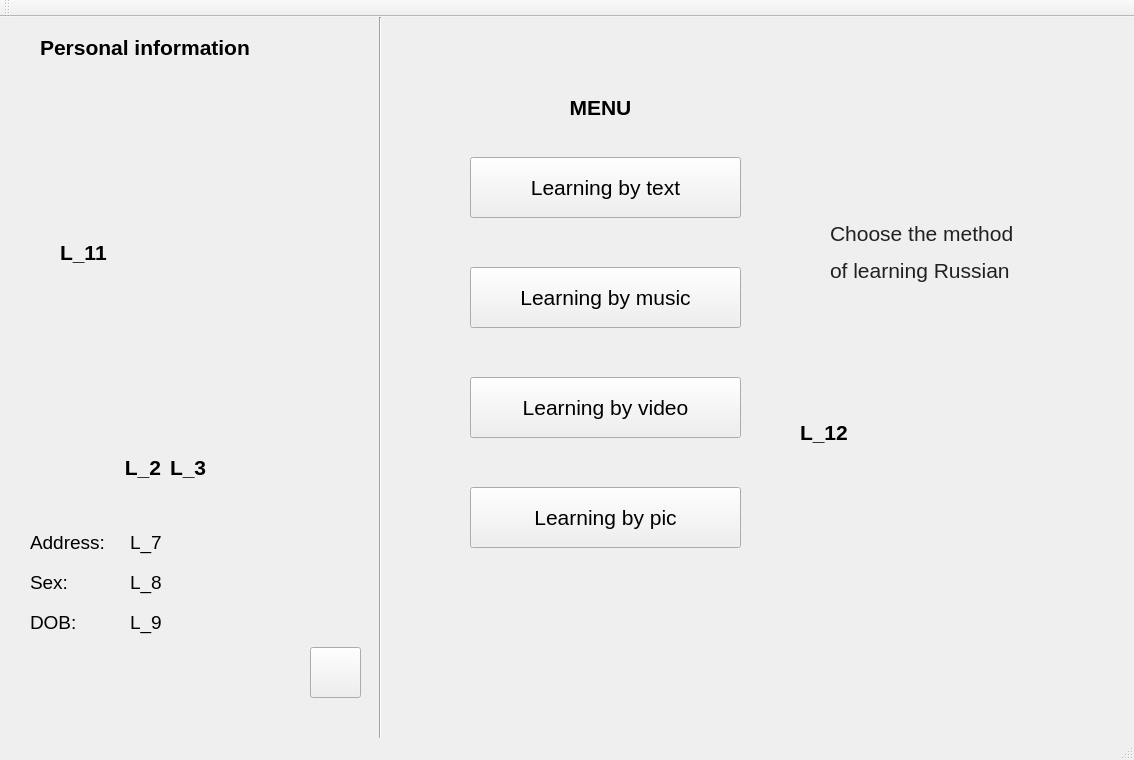
<?xml version="1.0" encoding="UTF-8"?>
<ui version="4.0">
 <class>MainWindow</class>
 <widget class="QMainWindow" name="MainWindow">
  <property name="geometry">
   <rect>
    <x>0</x>
    <y>0</y>
    <width>1134</width>
    <height>760</height>
   </rect>
  </property>
  <property name="windowTitle">
   <string>MainWindow</string>
  </property>
  <property name="autoFillBackground">
   <bool>false</bool>
  </property>
  <widget class="QWidget" name="centralWidget">
   <widget class="Line" name="line">
    <property name="geometry">
     <rect>
      <x>370</x>
      <y>0</y>
      <width>20</width>
      <height>731</height>
     </rect>
    </property>
    <property name="orientation">
     <enum>Qt::Vertical</enum>
    </property>
   </widget>
   <widget class="QLabel" name="label">
    <property name="geometry">
     <rect>
      <x>40</x>
      <y>10</y>
      <width>301</width>
      <height>41</height>
     </rect>
    </property>
    <property name="font">
     <font>
      <pointsize>16</pointsize>
      <weight>75</weight>
      <bold>true</bold>
     </font>
    </property>
    <property name="text">
     <string>Personal information</string>
    </property>
   </widget>
   <widget class="QLabel" name="label_2">
    <property name="geometry">
     <rect>
      <x>10</x>
      <y>430</y>
      <width>151</width>
      <height>41</height>
     </rect>
    </property>
    <property name="font">
     <font>
      <pointsize>16</pointsize>
      <weight>75</weight>
      <bold>true</bold>
     </font>
    </property>
    <property name="text">
     <string>L_2</string>
    </property>
    <property name="alignment">
     <set>Qt::AlignRight|Qt::AlignTrailing|Qt::AlignVCenter</set>
    </property>
   </widget>
   <widget class="QLabel" name="label_3">
    <property name="geometry">
     <rect>
      <x>170</x>
      <y>430</y>
      <width>151</width>
      <height>41</height>
     </rect>
    </property>
    <property name="font">
     <font>
      <pointsize>16</pointsize>
      <weight>75</weight>
      <bold>true</bold>
     </font>
    </property>
    <property name="text">
     <string>L_3</string>
    </property>
   </widget>
   <widget class="QLabel" name="label_4">
    <property name="geometry">
     <rect>
      <x>30</x>
      <y>510</y>
      <width>91</width>
      <height>31</height>
     </rect>
    </property>
    <property name="font">
     <font>
      <pointsize>14</pointsize>
      <weight>50</weight>
      <bold>false</bold>
     </font>
    </property>
    <property name="text">
     <string>Address:</string>
    </property>
   </widget>
   <widget class="QLabel" name="label_5">
    <property name="geometry">
     <rect>
      <x>30</x>
      <y>550</y>
      <width>91</width>
      <height>31</height>
     </rect>
    </property>
    <property name="font">
     <font>
      <pointsize>14</pointsize>
      <weight>50</weight>
      <bold>false</bold>
     </font>
    </property>
    <property name="text">
     <string>Sex:</string>
    </property>
   </widget>
   <widget class="QLabel" name="label_6">
    <property name="geometry">
     <rect>
      <x>30</x>
      <y>590</y>
      <width>91</width>
      <height>31</height>
     </rect>
    </property>
    <property name="font">
     <font>
      <pointsize>14</pointsize>
      <weight>50</weight>
      <bold>false</bold>
     </font>
    </property>
    <property name="text">
     <string>DOB:</string>
    </property>
   </widget>
   <widget class="QLabel" name="label_7">
    <property name="geometry">
     <rect>
      <x>130</x>
      <y>510</y>
      <width>221</width>
      <height>31</height>
     </rect>
    </property>
    <property name="font">
     <font>
      <pointsize>14</pointsize>
      <weight>50</weight>
      <bold>false</bold>
     </font>
    </property>
    <property name="text">
     <string>L_7</string>
    </property>
   </widget>
   <widget class="QLabel" name="label_8">
    <property name="geometry">
     <rect>
      <x>130</x>
      <y>550</y>
      <width>231</width>
      <height>31</height>
     </rect>
    </property>
    <property name="font">
     <font>
      <pointsize>14</pointsize>
      <weight>50</weight>
      <bold>false</bold>
     </font>
    </property>
    <property name="text">
     <string>L_8</string>
    </property>
   </widget>
   <widget class="QLabel" name="label_9">
    <property name="geometry">
     <rect>
      <x>130</x>
      <y>590</y>
      <width>231</width>
      <height>31</height>
     </rect>
    </property>
    <property name="font">
     <font>
      <pointsize>14</pointsize>
      <weight>50</weight>
      <bold>false</bold>
     </font>
    </property>
    <property name="text">
     <string>L_9</string>
    </property>
   </widget>
   <widget class="QLabel" name="label_10">
    <property name="geometry">
     <rect>
      <x>450</x>
      <y>70</y>
      <width>301</width>
      <height>41</height>
     </rect>
    </property>
    <property name="font">
     <font>
      <pointsize>16</pointsize>
      <weight>75</weight>
      <bold>true</bold>
     </font>
    </property>
    <property name="layoutDirection">
     <enum>Qt::LeftToRight</enum>
    </property>
    <property name="text">
     <string>MENU</string>
    </property>
    <property name="alignment">
     <set>Qt::AlignCenter</set>
    </property>
   </widget>
   <widget class="QPushButton" name="pushButton">
    <property name="geometry">
     <rect>
      <x>470</x>
      <y>140</y>
      <width>271</width>
      <height>61</height>
     </rect>
    </property>
    <property name="font">
     <font>
      <pointsize>16</pointsize>
     </font>
    </property>
    <property name="text">
     <string>Learning by text</string>
    </property>
   </widget>
   <widget class="QPushButton" name="pushButton_2">
    <property name="geometry">
     <rect>
      <x>470</x>
      <y>470</y>
      <width>271</width>
      <height>61</height>
     </rect>
    </property>
    <property name="font">
     <font>
      <pointsize>16</pointsize>
     </font>
    </property>
    <property name="text">
     <string>Learning by pic</string>
    </property>
   </widget>
   <widget class="QPushButton" name="pushButton_3">
    <property name="geometry">
     <rect>
      <x>470</x>
      <y>360</y>
      <width>271</width>
      <height>61</height>
     </rect>
    </property>
    <property name="font">
     <font>
      <pointsize>16</pointsize>
     </font>
    </property>
    <property name="text">
     <string>Learning by video</string>
    </property>
   </widget>
   <widget class="QPushButton" name="pushButton_4">
    <property name="geometry">
     <rect>
      <x>470</x>
      <y>250</y>
      <width>271</width>
      <height>61</height>
     </rect>
    </property>
    <property name="font">
     <font>
      <pointsize>16</pointsize>
     </font>
    </property>
    <property name="text">
     <string>Learning by music</string>
    </property>
   </widget>
   <widget class="QLabel" name="label_11">
    <property name="geometry">
     <rect>
      <x>60</x>
      <y>60</y>
      <width>251</width>
      <height>351</height>
     </rect>
    </property>
    <property name="font">
     <font>
      <pointsize>16</pointsize>
      <weight>75</weight>
      <bold>true</bold>
     </font>
    </property>
    <property name="text">
     <string>L_11</string>
    </property>
   </widget>
   <widget class="QLabel" name="label_12">
    <property name="geometry">
     <rect>
      <x>800</x>
      <y>160</y>
      <width>291</width>
      <height>511</height>
     </rect>
    </property>
    <property name="font">
     <font>
      <pointsize>16</pointsize>
      <weight>75</weight>
      <bold>true</bold>
     </font>
    </property>
    <property name="text">
     <string>L_12</string>
    </property>
   </widget>
   <widget class="QLabel" name="label_13">
    <property name="geometry">
     <rect>
      <x>830</x>
      <y>160</y>
      <width>241</width>
      <height>151</height>
     </rect>
    </property>
    <property name="font">
     <font>
      <pointsize>14</pointsize>
      <weight>50</weight>
      <bold>false</bold>
     </font>
    </property>
    <property name="text">
     <string>&lt;html&gt;&lt;head/&gt;&lt;body&gt;&lt;p&gt;&lt;span style=&quot; font-family:'inherit'; font-size:16pt; color:#212121;&quot;&gt;Choose the method &lt;/span&gt;&lt;/p&gt;&lt;p&gt;&lt;span style=&quot; font-family:'inherit'; font-size:16pt; color:#212121;&quot;&gt;of learning Russian&lt;/span&gt;&lt;/p&gt;&lt;/body&gt;&lt;/html&gt;</string>
    </property>
   </widget>
   <widget class="QPushButton" name="pushButton_5">
    <property name="geometry">
     <rect>
      <x>310</x>
      <y>630</y>
      <width>51</width>
      <height>51</height>
     </rect>
    </property>
    <property name="text">
     <string/>
    </property>
    <property name="iconSize">
     <size>
      <width>40</width>
      <height>40</height>
     </size>
    </property>
   </widget>
  </widget>
  <widget class="QMenuBar" name="menuBar">
   <property name="geometry">
    <rect>
     <x>0</x>
     <y>0</y>
     <width>1134</width>
     <height>26</height>
    </rect>
   </property>
  </widget>
  <widget class="QToolBar" name="mainToolBar">
   <attribute name="toolBarArea">
    <enum>TopToolBarArea</enum>
   </attribute>
   <attribute name="toolBarBreak">
    <bool>false</bool>
   </attribute>
  </widget>
  <widget class="QStatusBar" name="statusBar"/>
 </widget>
 <layoutdefault spacing="6" margin="11"/>
 <resources/>
 <connections/>
</ui>
